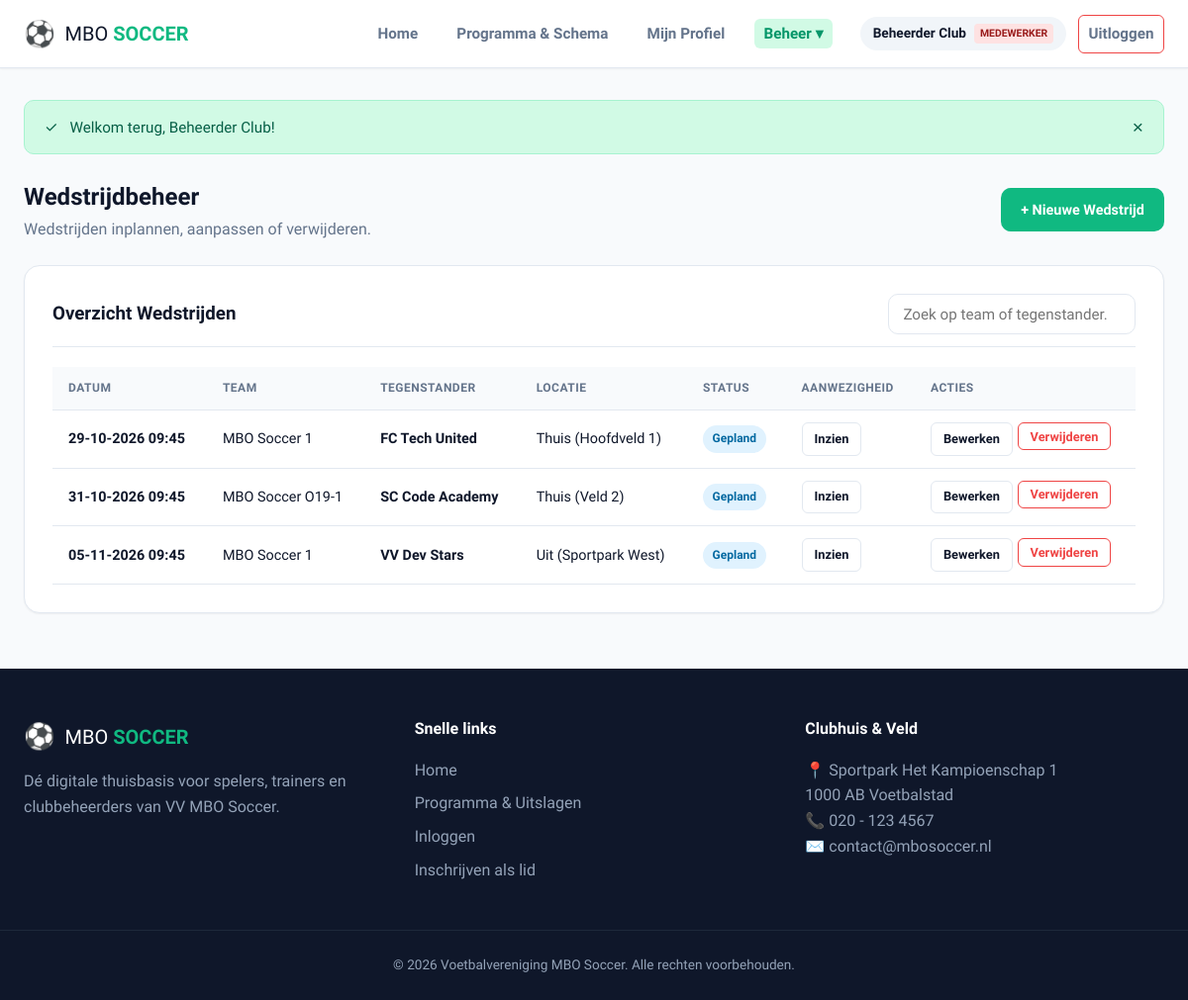
The page /admin/matches.php (signed in) on the database its author committed.
### tables this page shows
CREATE TABLE `matches` (
    `id` INT AUTO_INCREMENT PRIMARY KEY,
    `team_id` INT NOT NULL,
    `opponent` VARCHAR(100) NOT NULL,
    `match_date` DATETIME NOT NULL,
    `location` ENUM('Thuis', 'Uit') NOT NULL DEFAULT 'Thuis',
    `field_number` VARCHAR(20) DEFAULT 'Veld 1',
    `status` ENUM('Gepland', 'Gespeeld', 'Afgelast') NOT NULL DEFAULT 'Gepland',
    `notes` TEXT NULL,
    `created_at` TIMESTAMP DEFAULT CURRENT_TIMESTAMP,
    CONSTRAINT `fk_matches_team` FOREIGN KEY (`team_id`) REFERENCES `teams` (`id`) ON DELETE CASCADE
);

CREATE TABLE `teams` (
    `id` INT AUTO_INCREMENT PRIMARY KEY,
    `name` VARCHAR(100) NOT NULL,
    `category` VARCHAR(50) NOT NULL,
    `trainer_id` INT NULL,
    `created_at` TIMESTAMP DEFAULT CURRENT_TIMESTAMP,
    CONSTRAINT `fk_teams_trainer` FOREIGN KEY (`trainer_id`) REFERENCES `users` (`id`) ON DELETE SET NULL
);

### config/Database.php (called while the page is built, shortened)
<?php
class Database {
    private static $conn = null;
    public static function connect(): PDO {
        if (self::$conn === null) {
            $host = 'db';
            $dbname = 'phples';
            $username = 'root';
            $password = 'supergeheim';
            self::$conn = new PDO(
                "mysql:host=$host;dbname=$dbname;charset=utf8mb4",
                $username,
                $password,
                [
                    PDO::ATTR_ERRMODE => PDO::ERRMODE_EXCEPTION,
                    PDO::ATTR_DEFAULT_FETCH_MODE => PDO::FETCH_ASSOC
                ]
            );
        }
        return self::$conn;
    }
}

### classes/MatchGame.php (called while the page is built, shortened)
<?php
require_once __DIR__ . '/../config/Database.php';
class MatchGame {
    private $db;
    public function __construct() {
        $this->db = Database::connect();
    }
    public function getAll(int $limit = 50) {
        $stmt = $this->db->prepare("
            SELECT m.*, t.name as team_name
            FROM matches m
            JOIN teams t ON m.team_id = t.id
            ORDER BY m.match_date ASC
            LIMIT :limit
        ");
        $stmt->bindValue(':limit', $limit, PDO::PARAM_INT);
        $stmt->execute();
        return $stmt->fetchAll();
    }
}

### includes/auth_check.php (called while the page is built, shortened)
<?php
function e($value): string {
    return htmlspecialchars((string)($value ?? ''), ENT_QUOTES, 'UTF-8');
}

### admin/matches.php (the view, shortened to what this page needs)
<?php
require_once __DIR__ . '/../includes/auth_check.php';
require_once __DIR__ . '/../classes/MatchGame.php';
$matchModel = new MatchGame();
$teamModel = new Team();
$teams = $teamModel->getAll();
$action = $_GET['action'] ?? 'list';
$editId = isset($_GET['id']) ? (int)$_GET['id'] : 0;
$matchData = null;
$allMatches = $matchModel->getAll();
require_once __DIR__ . '/../includes/header.php';
?>
<div style="display: flex; justify-content: space-between; align-items: center; margin-bottom: 1.5rem; flex-wrap: wrap; gap: 1rem;">
    <div>
        <h2>Wedstrijdbeheer</h2>
        <p style="color: var(--text-muted);">Wedstrijden inplannen, aanpassen of verwijderen.</p>
    </div>
    <div>
        <?php if ($action === 'create' || $action === 'edit'): ?>
            <a href="/admin/matches.php" class="btn btn-outline">← Terug naar lijst</a>
        <?php else: ?>
            <a href="/admin/matches.php?action=create" class="btn btn-primary">+ Nieuwe Wedstrijd</a>
        <?php endif; ?>
    </div>
</div>
<?php if ($action === 'create' || $action === 'edit'): ?>
    <article class="card" style="max-width: 650px; margin: 0 auto;">
        <header class="card-header">
            <h3><?= $action === 'edit' ? 'Wedstrijd Bewerken' : 'Nieuwe Wedstrijd Plannen' ?></h3>
        </header>
        <form method="POST" action="/admin/matches.php<?= $editId ? '?id=' . $editId : '' ?>">
            <input type="hidden" name="form_action" value="save">
            <div class="form-grid">
                <p class="form-group">
                    <label for="team_id">Team *</label>
                    <select name="team_id" id="team_id" class="form-control" required>
                        <option value="">-- Kies Team --</option>
                        <?php foreach ($teams as $t): ?>
                            <option value="<?= $t['id'] ?>" <?= ($matchData && $matchData['team_id'] == $t['id']) ? 'selected' : '' ?>>
                                <?= e($t['name']) ?> (<?= e($t['category']) ?>)
                            </option>
                        <?php endforeach; ?>
                    </select>
                </p>
                <p class="form-group">
                    <label for="opponent">Tegenstander *</label>
                    <input type="text" id="opponent" name="opponent" class="form-control" required value="<?= e($matchData['opponent'] ?? '') ?>" placeholder="bijv. AFC Ajax">
                </p>
            </div>
            <div class="form-grid">
                <p class="form-group">
                    <label for="match_date">Datum & Tijd *</label>
                    <input type="datetime-local" id="match_date" name="match_date" class="form-control" required
                           value="<?= $matchData ? date('Y-m-d\TH:i', strtotime($matchData['match_date'])) : '' ?>">
                </p>
                <p class="form-group">
                    <label for="location">Locatie (Thuis / Uit)</label>
                    <select name="location" id="location" class="form-control">
                        <option value="Thuis" <?= ($matchData && $matchData['location'] === 'Thuis') ? 'selected' : '' ?>>Thuis</option>
                        <option value="Uit" <?= ($matchData && $matchData['location'] === 'Uit') ? 'selected' : '' ?>>Uit</option>
                    </select>
                </p>
            </div>
            <div class="form-grid">
                <p class="form-group">
                    <label for="field_number">Veld</label>
                    <input type="text" id="field_number" name="field_number" class="form-control" value="<?= e($matchData['field_number'] ?? 'Veld 1') ?>">
                </p>
                <?php if ($action === 'edit'): ?>
                    <p class="form-group">
                        <label for="status">Status</label>
                        <select name="status" id="status" class="form-control">
                            <option value="Gepland" <?= ($matchData['status'] ?? '') === 'Gepland' ? 'selected' : '' ?>>Gepland</option>
                            <option value="Gespeeld" <?= ($matchData['status'] ?? '') === 'Gespeeld' ? 'selected' : '' ?>>Gespeeld</option>
                            <option value="Afgelast" <?= ($matchData['status'] ?? '') === 'Afgelast' ? 'selected' : '' ?>>Afgelast</option>
                        </select>
                    </p>
                <?php endif; ?>
            </div>
            <p class="form-group">
                <label for="notes">Opmerking</label>
                <textarea name="notes" id="notes" class="form-control" rows="2" placeholder="Bijv. verzamelen om 13:00 uur..."><?= e($matchData['notes'] ?? '') ?></textarea>
            </p>
            <div style="display: flex; justify-content: flex-end; gap: 0.5rem; margin-top: 1rem;">
                <a href="/admin/matches.php" class="btn btn-outline">Annuleren</a>
                <button type="submit" class="btn btn-primary">Opslaan</button>
            </div>
        </form>
    </article>
<?php else: ?>
    <article class="card">
        <header class="card-header">
            <h3>Overzicht Wedstrijden</h3>
            <input type="search" class="form-control" placeholder="Zoek op team of tegenstander..." data-table-filter="#matchesTable" style="max-width: 250px;">
        </header>
        <div class="table-responsive">
            <table class="table" id="matchesTable">
                <thead>
                    <tr>
                        <th>Datum</th>
                        <th>Team</th>
                        <th>Tegenstander</th>
                        <th>Locatie</th>
                        <th>Status</th>
                        <th>Aanwezigheid</th>
                        <th>Acties</th>
                    </tr>
                </thead>
                <tbody>
                    <?php if (empty($allMatches)): ?>
                        <tr><td colspan="7" style="color: var(--text-muted);">Geen wedstrijden gevonden.</td></tr>
                    <?php else: ?>
                        <?php foreach ($allMatches as $m): ?>
                            <tr>
                                <td><strong><?= date('d-m-Y H:i', strtotime($m['match_date'])) ?></strong></td>
                                <td><?= e($m['team_name']) ?></td>
                                <td><strong><?= e($m['opponent']) ?></strong></td>
                                <td><?= e($m['location']) ?> (<?= e($m['field_number']) ?>)</td>
                                <td>
                                    <span class="badge <?= $m['status'] === 'Gepland' ? 'badge-info' : ($m['status'] === 'Gespeeld' ? 'badge-success' : 'badge-danger') ?>">
                                        <?= e($m['status']) ?>
                                    </span>
                                </td>
                                <td>
                                    <a href="/admin/attendance.php?match_id=<?= $m['id'] ?>" class="btn btn-sm btn-outline">Inzien</a>
                                </td>
                                <td>
                                    <div style="display: flex; gap: 0.3rem;">
                                        <a href="/admin/matches.php?action=edit&id=<?= $m['id'] ?>" class="btn btn-sm btn-outline">Bewerken</a>
                                        <form method="POST" action="/admin/matches.php" onsubmit="return confirm('Wedstrijd verwijderen?');" style="display:inline;">
                                            <button type="submit" class="btn btn-sm btn-outline-danger">Verwijderen</button>
                                        </form>
                                    </div>
                                </td>
                            </tr>
                        <?php endforeach; ?>
                    <?php endif; ?>
                </tbody>
            </table>
        </div>
    </article>
<?php endif; ?>
<?php require_once __DIR__ . '/../includes/footer.php'; ?>

### public/css/style.css (style rules this page uses)
:root { --primary: #10b981; --primary-dark: #059669; --primary-light: #d1fae5; --secondary: #0f172a; --secondary-light: #1e293b; --accent: #f59e0b; --danger: #ef4444; --danger-light: #fee2e2; --success: #10b981; --bg-main: #f8fafc; --surface: #ffffff; --border: #e2e8f0; --text-primary: #0f172a; --text-muted: #64748b; --radius-sm: 6px; --radius-md: 10px; --radius-lg: 16px; --shadow-sm: 0 1px 2px 0 rgb(0 0 0 / 0.05); --shadow-md: 0 4px 6px -1px rgb(0 0 0 / 0.1), 0 2px 4px -2px rgb(0 0 0 / 0.1); --shadow-lg: 0 10px 15px -3px rgb(0 0 0 / 0.1), 0 4px 6px -4px rgb(0 0 0 / 0.1); }
* { box-sizing: border-box; margin: 0; padding: 0; }
body { font-family: 'Plus Jakarta Sans', system-ui, -apple-system, BlinkMacSystemFont, 'Segoe UI', Roboto, sans-serif; background-color: var(--bg-main); color: var(--text-primary); line-height: 1.6; min-height: 100vh; display: flex; flex-direction: column; }
a { color: var(--primary-dark); text-decoration: none; transition: color 0.2s; }
.btn { display: inline-flex; align-items: center; justify-content: center; gap: 0.4rem; padding: 0.6rem 1.2rem; border-radius: var(--radius-md); font-weight: 600; font-size: 0.9rem; cursor: pointer; border: 1px solid transparent; transition: all 0.2s ease; text-align: center; font-family: inherit; }
.btn-primary { background: var(--primary); color: #ffffff; }
.btn-outline { border-color: var(--border); color: var(--text-primary); background: transparent; }
.btn-outline-danger { border-color: var(--danger); color: var(--danger); background: transparent; }
.btn-sm { padding: 0.35rem 0.75rem; font-size: 0.8rem; border-radius: var(--radius-sm); }
.card { background: var(--surface); border-radius: var(--radius-lg); border: 1px solid var(--border); padding: 1.75rem; box-shadow: var(--shadow-sm); margin-bottom: 1.5rem; }
.card-header { display: flex; justify-content: space-between; align-items: center; margin-bottom: 1.25rem; padding-bottom: 0.75rem; border-bottom: 1px solid var(--border); }
.form-control { width: 100%; padding: 0.65rem 0.9rem; border: 1px solid var(--border); border-radius: var(--radius-md); font-family: inherit; font-size: 0.95rem; background: #fff; transition: border-color 0.15s ease; }
.table-responsive { overflow-x: auto; }
.table { width: 100%; border-collapse: collapse; font-size: 0.9rem; text-align: left; }
.table th, .table td { padding: 0.75rem 1rem; border-bottom: 1px solid var(--border); }
.table th { background: #f8fafc; color: var(--text-muted); font-weight: 700; text-transform: uppercase; font-size: 0.75rem; letter-spacing: 0.5px; }
.badge { display: inline-block; padding: 0.25rem 0.6rem; border-radius: 9999px; font-size: 0.75rem; font-weight: 700; }
.badge-info { background: #e0f2fe; color: #0369a1; }

### rows shown on the page
matches: match_date "29-10-2026 09:45", team.name "MBO Soccer 1", opponent "FC Tech United", location "Thuis", field_number "Hoofdveld 1", status "Gepland"
matches: match_date "31-10-2026 09:45", team.name "MBO Soccer O19-1", opponent "SC Code Academy", location "Thuis", field_number "Veld 2", status "Gepland"
matches: match_date "05-11-2026 09:45", team.name "MBO Soccer 1", opponent "VV Dev Stars", location "Uit", field_number "Sportpark West", status "Gepland"

### other values the page prints
$user['name'] "Beheerder Club"
$user['role'] "MEDEWERKER"
$_SESSION['flash_success'] "Welkom terug, Beheerder Club!"
